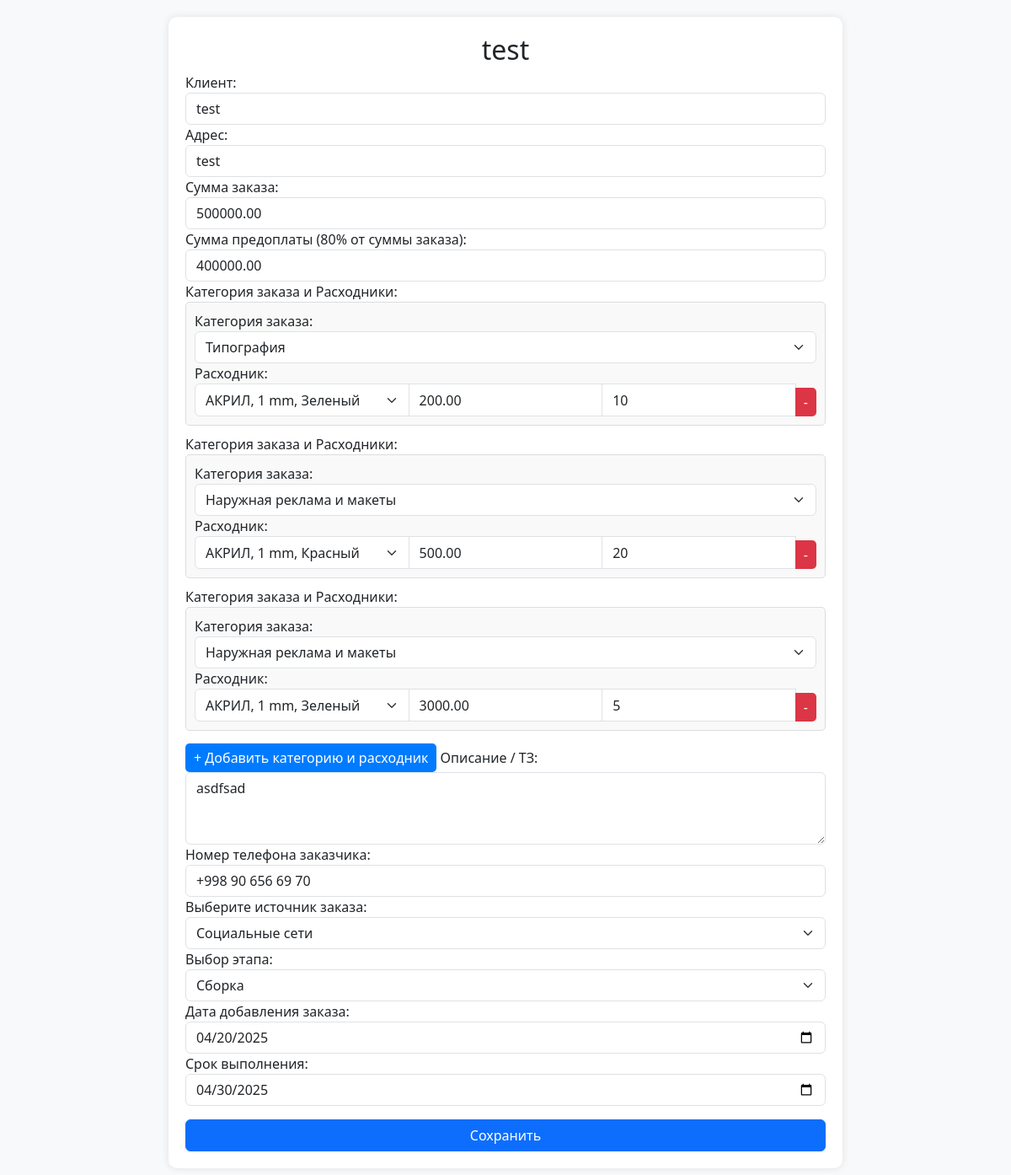
Page /order/15 (signed in) on the earlier database version.
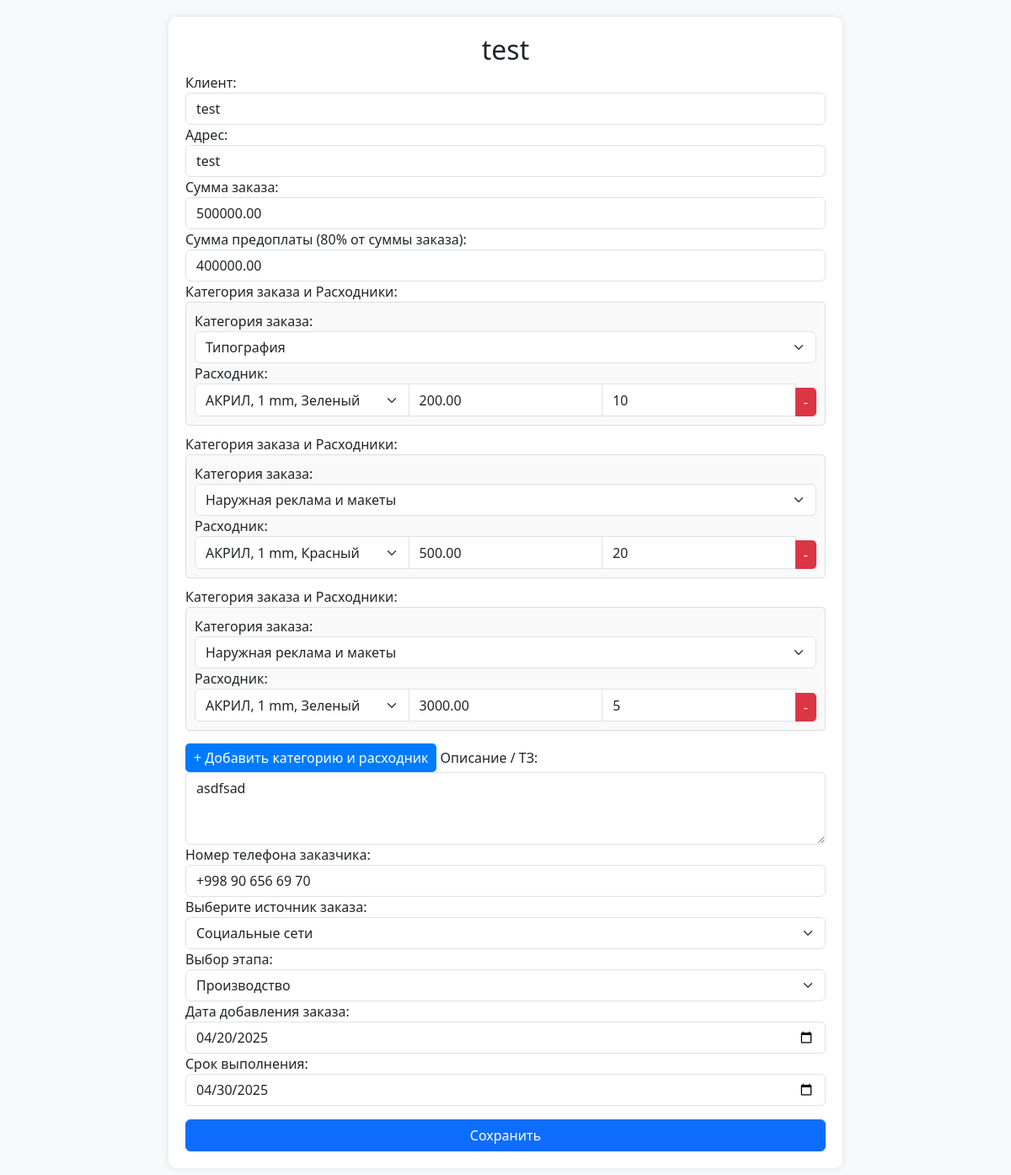
Same page on the later database version.
### backend/models.py (models this page shows, shortened)
class Orders(models.Model):
    Stage_CHOICES = [
        ("accepted", "Принят"),  # Accepted / Received
        ("design", "Проектирование"),  # Project Design / Planning
        ("technologist", "Технолог"),  # Technologist Stage
        ("manufacturing", "Производство"),  # Manufacturing
        ("assembly", "Сборка"),  # Assembly
        ("delivery", "Доставка"),  # Delivery
        ("order_ready", "Заказ готов"),  # Order Ready
        ("finished", "Завершено"),  # Fully Completed / Finished
    ]
    Social_CHOICES = [
        ("social", "Социальные сети"),
        ("cold_calls", "Холодные звонки"),
        ("word_of_mouth", "Сарафанное радио"),
    ]
    Stage_pod_CHOICES = [
        ("rezka","Резка"),
        ("svarka", "Сварка"),
        ("fill", "Покраска"),
        ("print", "Печать"),
    ]
    client=models.CharField(max_length=250)
    adress=models.CharField(max_length=250)
    order_sum=models.DecimalField(max_digits=10, decimal_places=2,default=0)
    order_predoplata=models.DecimalField(max_digits=10, decimal_places=2,default=0)
    description=models.TextField()
    phone=models.CharField(max_length=50)
    social=models.CharField(max_length=20, choices=Social_CHOICES)
    stage = models.CharField(max_length=20, choices=Stage_CHOICES)
    add_order=models.DateField()
    complete_order=models.DateField()
    delivery_photo=models.ImageField(blank=True, upload_to='delivery/')
    rezka=models.BooleanField(default=False)
    svarka=models.BooleanField(default=False)
    fill=models.BooleanField(default=False)
    print=models.BooleanField(default=False)
    stage_pod=models.CharField(max_length=20, choices=Stage_pod_CHOICES,default="rezka")
    payment_data=models.DateField(null=True)

### backend/views.py (the view, shortened to what this page needs)
# urls.py: path('order/<int:pk>',views.OrderDetail.as_view(),name='order_detail'),
class OrderDetail(LoginRequiredMixin,DetailView):
   model = Orders
   login_url = reverse_lazy('login')
   template_name = 'order_detail.html'
   context_object_name = 'item'

### backend/templates/order_detail.html (shortened to what this page needs)
{% if request.user.profile.approve %}
<!DOCTYPE html>
<html lang="ru">
<head>
    <link href="https://cdn.jsdelivr.net/npm/bootstrap@5.3.0/dist/css/bootstrap.min.css" rel="stylesheet">
</head>
<body>
    <div class="container">
        <h2 class="text-center">{{item.client}}</h2>
        <form action="" method="POST" enctype="multipart/form-data">
            <label>Клиент:</label>
            <input type="text" class="form-control" placeholder="ООО 'Реклама Плюс'" value="{{item.client}}" name="client" required >
            <label>Адрес:</label>
            <input type="text" class="form-control" placeholder="Введите адрес"  value="{{item.adress}}" name="adress" required>
            <label>Сумма заказа:</label>
            <input type="number" class="form-control" placeholder="100" name="order_sum"  value="{{item.order_sum}}" id="order_sum" required>
            <label>Сумма предоплаты (80% от суммы заказа):</label>
            <input type="number" class="form-control" placeholder="80" readonly name="order_predoplata" value="{{item.order_predoplata}}" id="order_predoplata" required>
            {% for i in item.consumables.all %}
            <label>Категория заказа и Расходники:</label>
            <div id="categories-container">
                <div class="category-group">
                    <label>Категория заказа:</label>
                    <select class="form-select" name="catigories" required>
    <option value="Наружная реклама и макеты" {% if i.catigories == "Наружная реклама и макеты" %}selected{% endif %}>Наружная реклама и макеты</option>
    <option value="Типография" {% if i.catigories == "Типография" %}selected{% endif %}>Типография</option>
            </select>
                    <label>Расходник:</label>
                    <div class="input-group">
                       <select class="form-select" name="add" required>
    <option value="АКРИЛ, 1 mm, Зеленый" {% if i.add == "АКРИЛ, 1 mm, Зеленый" %}selected{% endif %}>АКРИЛ, 1 mm, Зеленый</option>
    <option value="АКРИЛ, 1 mm, Красный" {% if i.add == "АКРИЛ, 1 mm, Красный" %}selected{% endif %}>АКРИЛ, 1 mm, Красный</option>
</select>
                        <input type="number" class="form-control" placeholder="Стоимость" name="price"  value="{{i.price}}" required>
                        <input type="number" class="form-control" placeholder="Количество" name="quantity" min="1"  value="{{i.quantity}}" required>
                        <button type="button" class="btn btn-remove" onclick="removeCategoryGroup(this)">-</button>
                    </div>
                </div>
            </div>
               {% endfor %}
            <button type="button" class="btn-add" onclick="addCategoryGroup()" >+ Добавить категорию и расходник</button>
            <label>Описание / ТЗ:</label>
            <textarea class="form-control" rows="3" name="description"   required >{{item.description}}</textarea>
            <label>Номер телефона заказчика:</label>
            <input type="tel" class="form-control" placeholder="+79997777777"  value="{{item.phone}}" name="phone" required>
            <label>Выберите источник заказа:</label>
            <select class="form-select" name="social" required>
    <option value="social" {% if item.social == "social" %}selected{% endif %}>Социальные сети</option>
        </select>
            <label>Выбор этапа:</label>
            <select class="form-select" name="stage" required>
    <option value="manufacturing" {% if item.stage == "manufacturing" %}selected{% endif %}>Производство</option>
    <option value="assembly" {% if item.stage == "assembly" %}selected{% endif %}>Сборка</option>
</select>
            <label>Дата добавления заказа:</label>
           <input type="date" class="form-control" name="add_order" required value="{{ item.add_order|date:'Y-m-d' }}">
            <label>Срок выполнения:</label>
            <input type="date" class="form-control" name="complete_order" required value="{{item.complete_order|date:'Y-m-d'}}">
            <button type="submit" class="btn btn-primary w-100 mt-3">Сохранить</button>
        </form>
    </div>
</body>
</html>
{% else %}
{% include 'waiting.html' %}
{% endif %}

Differences in the rows shown:
changed Orders "test": stage "Сборка" → "Производство"
